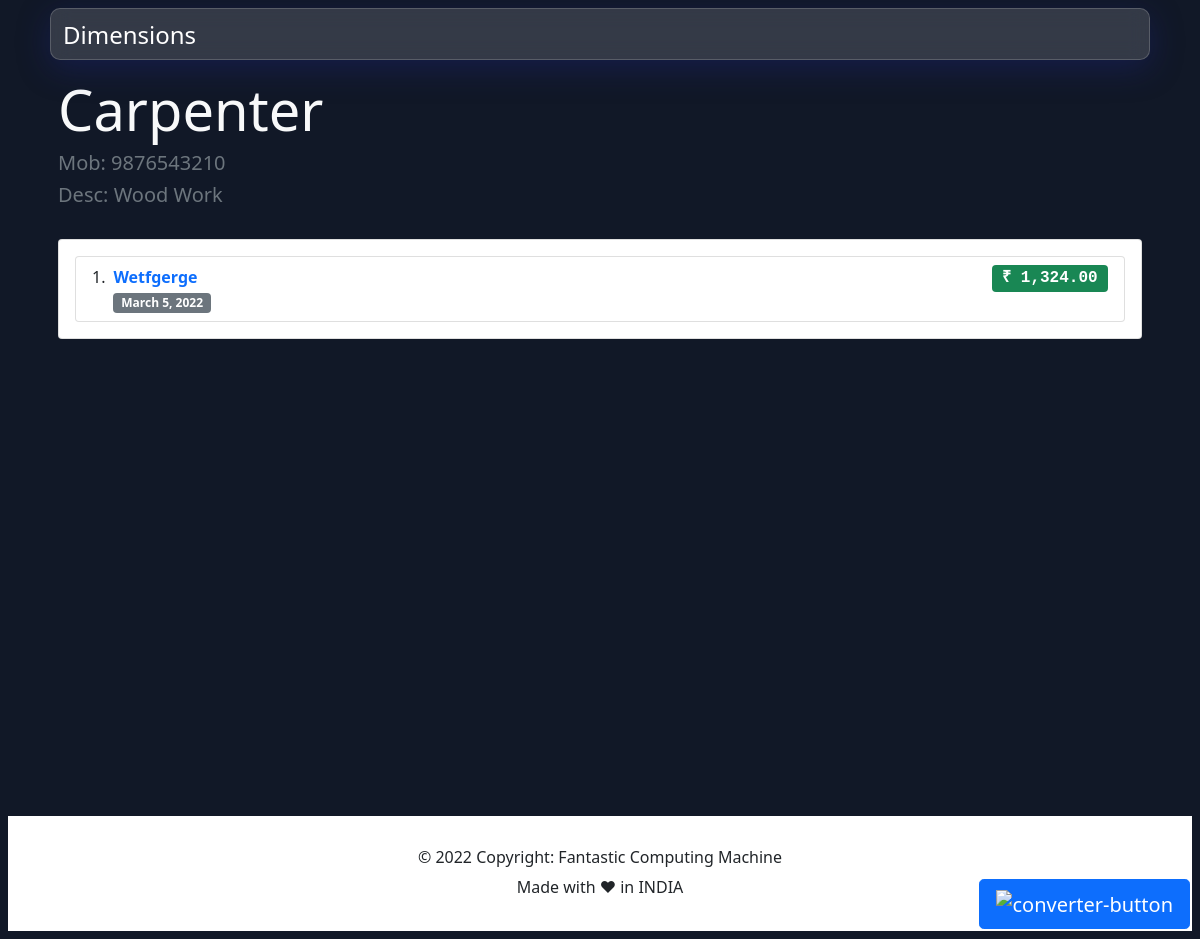
/expense/payee/11/carpenter/ (signed in), run on an earlier commit of the app's database.
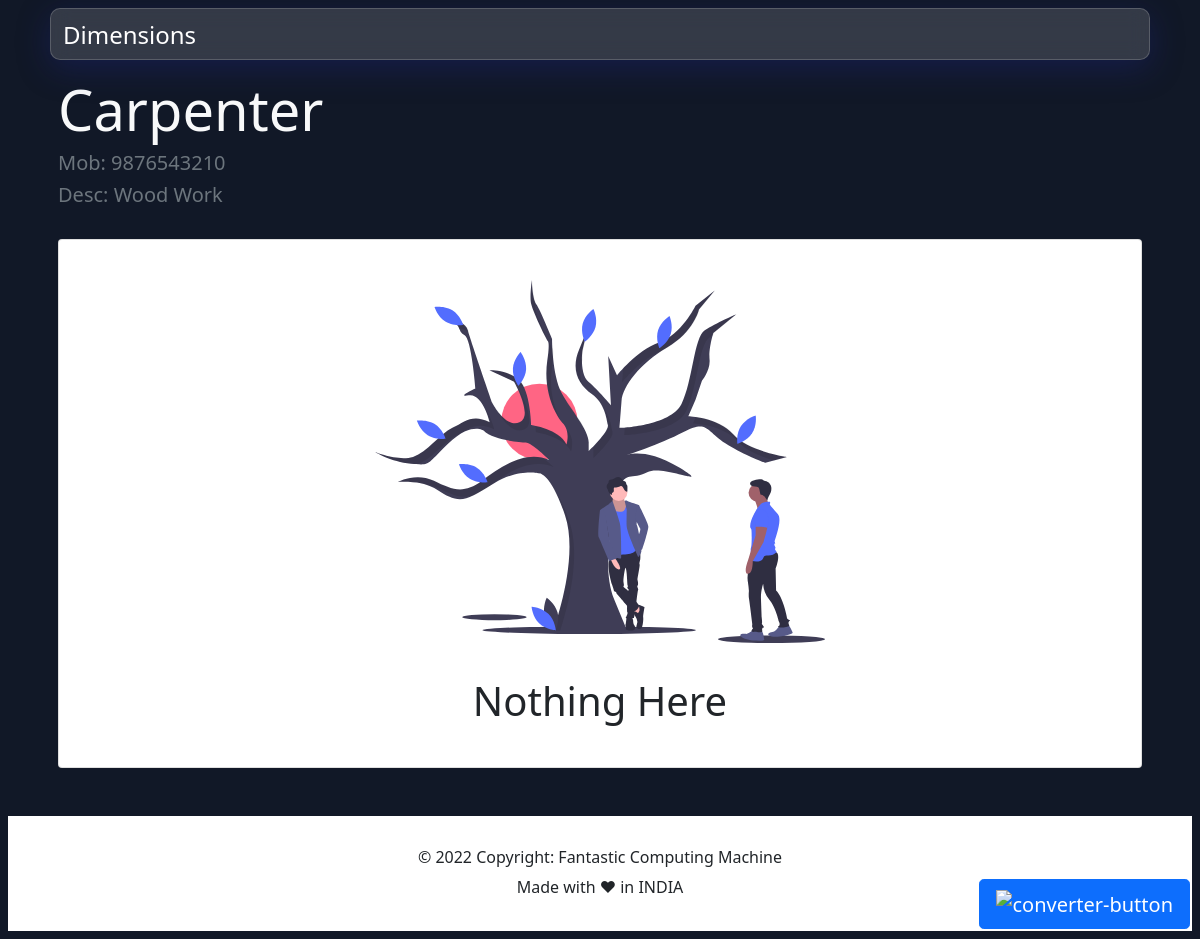
And on a later commit of the database.
### expense/models.py (models this page shows, shortened)
class Expense(models.Model):
    project = models.ForeignKey(
        Project, on_delete=models.CASCADE, default=1)
    payee = models.ForeignKey(Payee, on_delete=models.CASCADE)
    amount = models.DecimalField(
        max_digits=10, decimal_places=2, blank=True, null=True)
    created_on = models.DateTimeField(auto_now_add=True)
    updated_on = models.DateTimeField(auto_now=True)
    payment_status = models.CharField(
        max_length=2,
        choices=PAYMENT_STATUS,
        default="N",
    )
    is_deleted = models.BooleanField(default=False)
    deleted_on = models.DateTimeField(blank=True, null=True)

### dimension/models.py (models this page shows, shortened)
class Project(models.Model):
    name = models.CharField(max_length=255, unique=True, default='')
    author = models.ForeignKey(User, on_delete=models.CASCADE)
    description = models.TextField(
        max_length=255, blank=True, null=True, default='')
    created_on = models.DateTimeField(auto_now_add=True)
    updated_on = models.DateTimeField(auto_now=True)
    is_deleted = models.BooleanField(default=False)
    deleted_on = models.DateTimeField(blank=True, null=True)

### expense/views.py (the view)
class PayeeExpensesView(ListView):
    model = Expense
    template_name = 'payee_expense.html'
    def get_context_data(self, **kwargs):
        kwargs['expenses'] = Expense.objects.filter(
            payee__id=self.kwargs['pk'], project__is_deleted=False, is_deleted=False).order_by('-created_on')
        kwargs['payee'] = Payee.objects.filter(
            id=self.kwargs['pk'])[0]
        return super(PayeeExpensesView, self).get_context_data(**kwargs)

### expense/templates/payee_expense.html (shortened to what this page needs)
{% extends 'base.html' %}
{% load static %} {% load humanize %}
{% block body %}
<div class="container px-3">
    <div class="text-light pt-2 display-4">{{payee.name|title}}</div>
    <div class="text-light h5 pt-2 text-muted">Mob: <a class="text-muted" href="tel:+{{payee.phoneNumber}}"
            style="text-decoration: none;">{{payee.phoneNumber}}</a></div>
    <div class="text-light h5 text-muted">Desc: {{payee.description|title}}</div>
    <div class="row flex-md-row py-3">
        <div class="col col_height">
            <div class=" card my-2">
                <div class="card-body">
                    {% if expenses|length == 0 %}
                    <div class=" text-center my-3">
                        <img alt="nothing-here" class="img-fluid m-2" style="width: 450px;"
                            src="{% static 'img/nothing.svg' %}">
                        <div class="text-center">
                            <p class="py-1 fw-light my-3 fs-1">Nothing Here</p>
                        </div>
                    </div>
                    {% endif %}
                    <ol class="list-group list-group-numbered">
                        {% for item in expenses %}
                        <li class="list-group-item d-flex justify-content-between align-items-start">
                            <div class="ms-2 me-auto">
                                <a href="{% url 'project_detail' item.project.id item.project.name %}"
                                    style="text-decoration: none;">
                                    <div class="fw-bold">
                                        {{item.project.name | title}}
                                    </div>
                                </a>
                                <span class="badge bg-secondary">
                                    {{item.created_on | date}}</span>
                            </div>
                            {% if item.payment_status == 'P' %}
                            <span class="badge bg-danger fs-6 font-monospace">
                                ₹ {{item.amount | intcomma}}</span>
                            {% else %}
                            <span class="badge bg-success fs-6 font-monospace">
                                ₹ {{item.amount | intcomma}}</span>
                            {% endif %}
                        </li>
                        {% endfor %}
                    </ol>
                </div>
            </div>
        </div>
    </div>
</div>
{% endblock %}

What changed in the data, as far as the page shows it:
no longer on this page (row edited): Expense: project.name "Wetfgerge", created_on "March 5, 2022", amount "1,324.00"
Also different on the page:
text now shown: "Nothing Here"
